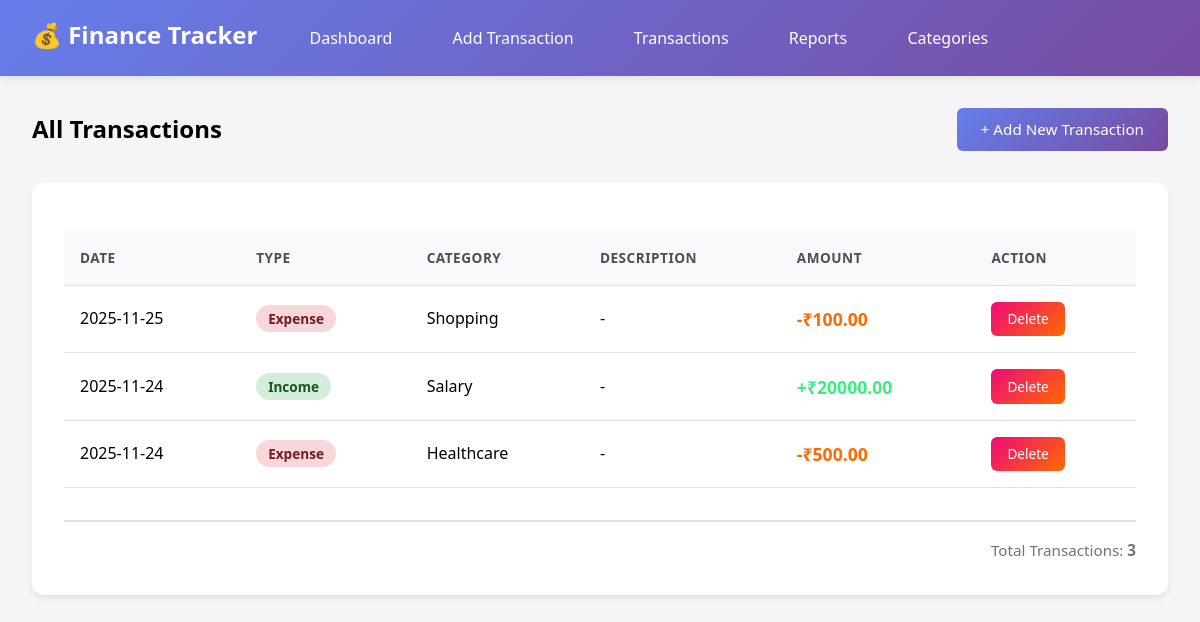
Page /transactions on the committed database.
### app.py (models this page shows)
class Transaction(db.Model):
    id = db.Column(db.Integer, primary_key=True)
    amount = db.Column(db.Float, nullable=False)
    description = db.Column(db.String(200))
    date = db.Column(db.DateTime, nullable=False, default=datetime.utcnow)
    type = db.Column(db.String(20), nullable=False)  # 'income' or 'expense'
    category_id = db.Column(db.Integer, db.ForeignKey('category.id'), nullable=False)

class Category(db.Model):
    id = db.Column(db.Integer, primary_key=True)
    name = db.Column(db.String(50), nullable=False, unique=True)
    type = db.Column(db.String(20), nullable=False)  # 'income' or 'expense'
    transactions = db.relationship('Transaction', backref='category', lazy=True)

### app.py (the view)
@app.route('/transactions')
def transactions():
    all_transactions = Transaction.query.order_by(Transaction.date.desc()).all()
    return render_template('transactions/transactions.html', transactions=all_transactions)

### templates/transactions/transactions.html (shortened to what this page needs)
{% extends "base.html" %}
{% block content %}
<div style="display: flex; justify-content: space-between; align-items: center; margin-bottom: 2rem;">
    <h2 style="margin: 0;">All Transactions</h2>
    <a href="/add_transaction" class="btn btn-primary">+ Add New Transaction</a>
</div>
{% if transactions %}
<div class="card">
    <table>
        <thead>
            <tr>
                <th>Date</th>
                <th>Type</th>
                <th>Category</th>
                <th>Description</th>
                <th>Amount</th>
                <th>Action</th>
            </tr>
        </thead>
        <tbody>
            {% for transaction in transactions %}
            <tr>
                <td>{{ transaction.date.strftime('%Y-%m-%d') }}</td>
                <td>
                    <span style="padding: 0.25rem 0.75rem; border-radius: 20px; font-size: 0.85rem; font-weight: 600; background: {{ '#d4edda' if transaction.type == 'income' else '#f8d7da' }}; color: {{ '#155724' if transaction.type == 'income' else '#721c24' }};">
                        {{ transaction.type.title() }}
                    </span>
                </td>
                <td>{{ transaction.category.name }}</td>
                <td>{{ transaction.description or '-' }}</td>
                <td class="{{ transaction.type }}" style="font-size: 1.1rem;">
                    {{ '+' if transaction.type == 'income' else '-' }}₹{{ "%.2f"|format(transaction.amount) }}
                </td>
                <td>
                    <a href="/delete_transaction/{{ transaction.id }}"
                       class="btn btn-danger"
                       onclick="return confirm('Are you sure you want to delete this transaction?')">
                        Delete
                    </a>
                </td>
            </tr>
            {% endfor %}
        </tbody>
    </table>
    <div style="margin-top: 2rem; padding-top: 1rem; border-top: 2px solid #e0e0e0;">
        <p style="text-align: right; color: #6c757d; font-size: 0.95rem;">
            Total Transactions: <strong>{{ transactions|length }}</strong>
        </p>
    </div>
</div>
{% endif %}
{% endblock %}

### templates/base.html (style rules this page uses)
* { margin: 0; padding: 0; box-sizing: border-box; }
body { font-family: 'Segoe UI', Tahoma, Geneva, Verdana, sans-serif; background: #f5f5f5; line-height: 1.6; }
.card { background: white; padding: 2rem; border-radius: 12px; box-shadow: 0 4px 6px rgba(0,0,0,0.07); margin-bottom: 2rem; transition: transform 0.3s, box-shadow 0.3s; }
table { width: 100%; border-collapse: collapse; margin-top: 1rem; }
th, td { padding: 1rem; text-align: left; border-bottom: 1px solid #e0e0e0; }
th { background: #f8f9fa; font-weight: 600; color: #495057; text-transform: uppercase; font-size: 0.85rem; letter-spacing: 0.5px; }
.btn { padding: 0.6rem 1.5rem; border: none; border-radius: 6px; cursor: pointer; text-decoration: none; display: inline-block; transition: all 0.3s; font-weight: 500; font-size: 0.95rem; }
.btn-primary { background: linear-gradient(135deg, #667eea 0%, #764ba2 100%); color: white; }
.btn-danger { background: linear-gradient(135deg, #ee0979 0%, #ff6a00 100%); color: white; padding: 0.4rem 1rem; font-size: 0.85rem; }
.income { color: #38ef7d; font-weight: 600; }
.expense { color: #ff6a00; font-weight: 600; }

### rows in the picture
Transaction: type "-", amount "100.00"
Transaction: type "+", amount "20000.00"
Transaction: type "-", amount "500.00"

### other values in the picture
{{ transactions|length }} "3"
